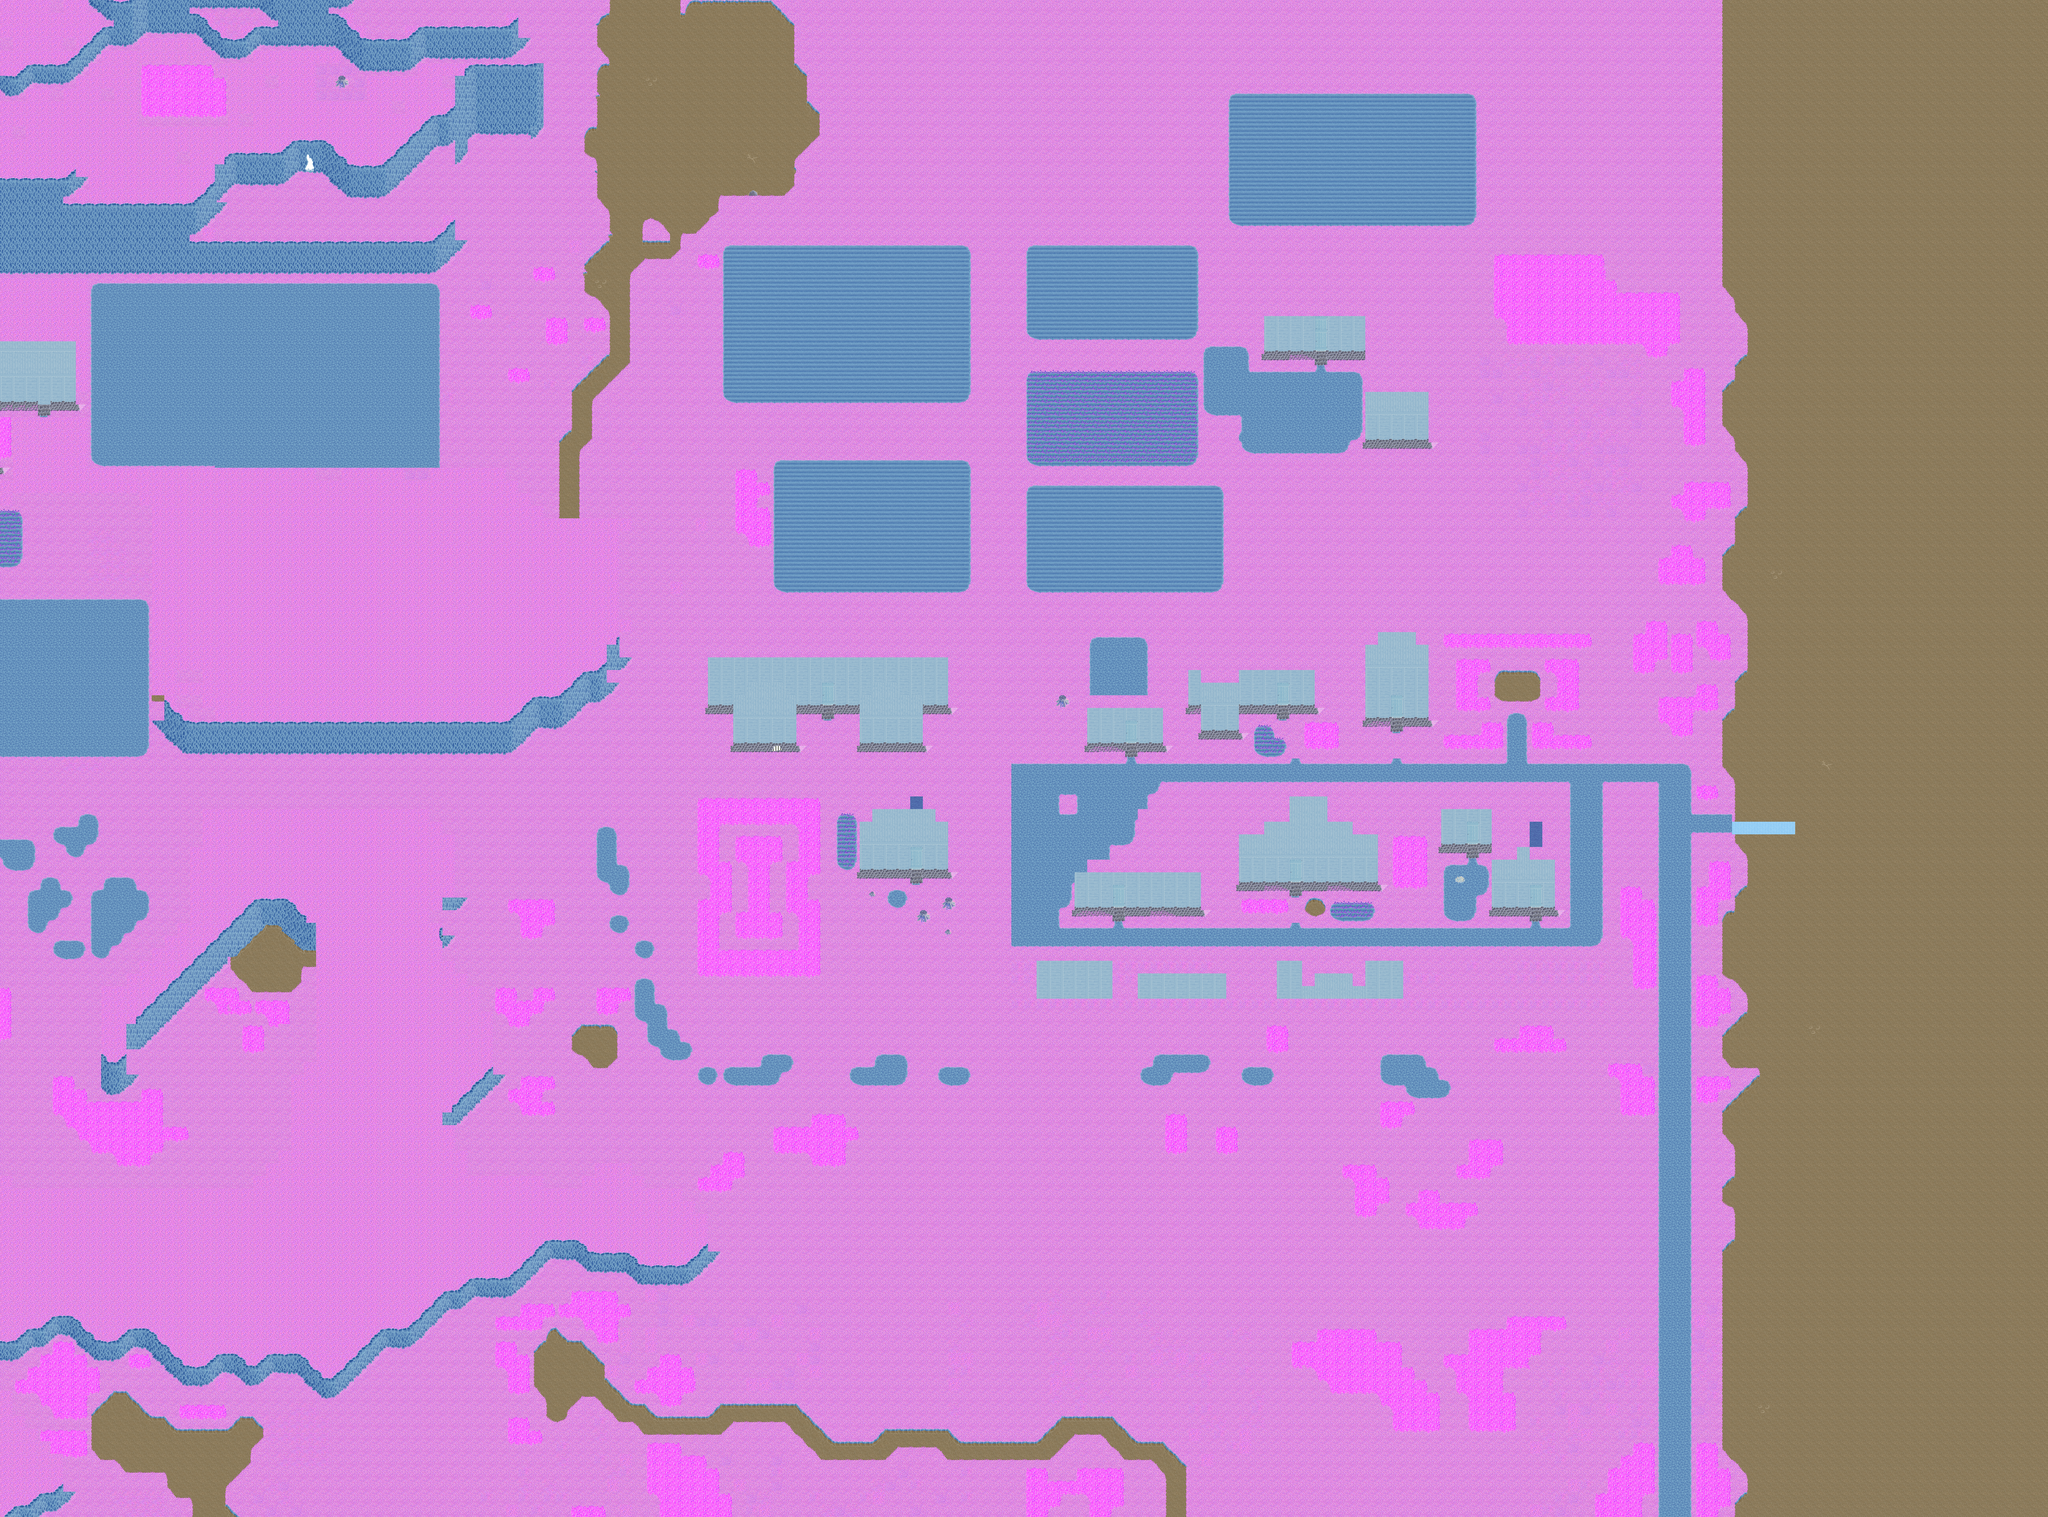

Below is a game level as drawn by its tile map, then a one-line description and the .tmx that defines it (tile-layer data replaced by summaries):
An orthogonal 162x120 tile map with 32x32 px tiles, 1 tile layer (Ground), 3 hidden layers not drawn, 8 tilesets and 15 objects (9x spawn, 6x warp).

<map version="1.0" orientation="orthogonal" width="162" height="120" tilewidth="32" tileheight="32">
 <properties>
  <property name="minimap" value="graphics/minimaps/008-1.png" />
  <property name="music" value="The Mana World - The Forest.ogg" />
  <property name="name" value="Hurnscald Outskirts" />
  <property name="overlay0image" value="graphics/images/ambient/clouds.png" />
  <property name="overlay0parallax" value="1.0" />
  <property name="overlay0scrollX" value="0.2" />
  <property name="overlay0scrollY" value="0.1" />
 </properties>
 <tileset firstgid="1" name="Woodland" tilewidth="32" tileheight="32">
  <image source="../graphics/tiles/Woodland_ground-evil.png" width="512" height="512" />
 </tileset>
 <tileset firstgid="257" name="Woodland x2" tilewidth="32" tileheight="64">
  <image source="../graphics/tiles/Woodland_x2-evil.png" width="512" height="128" />
 </tileset>
 <tileset firstgid="289" name="Woodland x3" tilewidth="32" tileheight="96">
  <image source="../graphics/tiles/Woodland_x3-evil.png" width="512" height="192" />
 </tileset>
 <tileset firstgid="321" name="Woodland Village" tilewidth="32" tileheight="32">
  <image source="../graphics/tiles/Woodland_village-evil.png" width="512" height="512" />
 </tileset>
 <tileset firstgid="577" name="Woodland Village x2" tilewidth="32" tileheight="64">
  <image source="../graphics/tiles/Woodland_village_x2-evil.png" width="512" height="64" />
 </tileset>
 <tileset firstgid="593" name="Woodland Indoor" tilewidth="32" tileheight="32">
  <image source="../graphics/tiles/woodland_indoor-evil.png" width="512" height="512" />
 </tileset>
 <tileset firstgid="849" name="Woodland Indoor x2" tilewidth="32" tileheight="64">
  <image source="../graphics/tiles/woodland_indoor_x2-evil.png" width="512" height="64" />
 </tileset>
 <tileset firstgid="865" name="Collision" tilewidth="32" tileheight="32">
  <image source="../graphics/tiles/collision.png" width="64" height="32" />
 </tileset>
 <layer name="Ground" width="162" height="120">
  <data>[19440 cells, 19440 non-empty, 152 distinct tile ids]</data>
 </layer>
 <layer name="Fringe" width="162" height="120" visible="0">
  <data>[19440 cells, 5919 non-empty, 192 distinct tile ids]</data>
 </layer>
 <layer name="Over" width="162" height="120" visible="0">
  <data>[19440 cells, 989 non-empty, 118 distinct tile ids]</data>
 </layer>
 <layer name="Collision" width="162" height="120" visible="0">
  <data>[19440 cells, 14840 non-empty, 1 distinct tile ids]</data>
 </layer>
 <objectgroup name="Objects" width="0" height="0">
  <object name="Evil Hurnscald West Entrance" type="warp" x="1728" y="1920" width="32" height="96">
   <properties>
    <property name="dest_map" value="009-1-evil" />
    <property name="dest_x" value="800" />
    <property name="dest_y" value="1152" />
   </properties>
  </object>
  <object name="Evil Hurnscald South Entrance" type="warp" x="2464" y="2560" width="128" height="32">
   <properties>
    <property name="dest_map" value="009-1-evil" />
    <property name="dest_x" value="1536" />
    <property name="dest_y" value="1728" />
   </properties>
  </object>
  <object name="Evil Hurnscald East Entrance" type="warp" x="4064" y="1920" width="32" height="64">
   <properties>
    <property name="dest_map" value="009-1-evil" />
    <property name="dest_x" value="3072" />
    <property name="dest_y" value="1152" />
   </properties>
  </object>
  <object name="Evil Hurnscald North Entrance" type="warp" x="2464" y="1568" width="128" height="32">
   <properties>
    <property name="dest_map" value="009-1-evil" />
    <property name="dest_x" value="1536" />
    <property name="dest_y" value="800" />
   </properties>
  </object>
  <object name="To Woodland" type="warp" x="768" y="1920" width="32" height="128">
   <properties>
    <property name="dest_map" value="011-1-evil" />
    <property name="dest_x" value="3936" />
    <property name="dest_y" value="1952" />
   </properties>
  </object>
  <object name="Pink Flower" type="spawn" x="0" y="0">
   <properties>
    <property name="eA_spawn" value="20" />
    <property name="max_beings" value="10" />
    <property name="monster_id" value="12" />
   </properties>
  </object>
  <object name="Pinkie" type="spawn" x="0" y="0">
   <properties>
    <property name="eA_spawn" value="20" />
    <property name="max_beings" value="18" />
    <property name="monster_id" value="16" />
   </properties>
  </object>
  <object name="Spiky Mushroom" type="spawn" x="0" y="0">
   <properties>
    <property name="eA_spawn" value="20" />
    <property name="max_beings" value="18" />
    <property name="monster_id" value="17" />
   </properties>
  </object>
  <object name="Snail" type="spawn" x="0" y="0">
   <properties>
    <property name="eA_spawn" value="30" />
    <property name="max_beings" value="5" />
    <property name="monster_id" value="39" />
   </properties>
  </object>
  <object name="Mauve Herb" type="spawn" x="0" y="0">
   <properties>
    <property name="eA_death" value="180000" />
    <property name="eA_spawn" value="270000" />
    <property name="max_beings" value="2" />
    <property name="monster_id" value="27" />
   </properties>
  </object>
  <object name="Silkworm" type="spawn" x="0" y="0">
   <properties>
    <property name="eA_death" value="30000" />
    <property name="eA_spawn" value="60000" />
    <property name="max_beings" value="2" />
    <property name="monster_id" value="33" />
   </properties>
  </object>
  <object name="Clover Patch" type="spawn" x="0" y="0">
   <properties>
    <property name="eA_death" value="1000" />
    <property name="max_beings" value="2" />
    <property name="monster_id" value="35" />
   </properties>
  </object>
  <object name="Squirrel" type="spawn" x="0" y="0">
   <properties>
    <property name="eA_death" value="20" />
    <property name="eA_spawn" value="30" />
    <property name="max_beings" value="10" />
    <property name="monster_id" value="36" />
   </properties>
  </object>
  <object name="Butterfly" type="spawn" x="0" y="0">
   <properties>
    <property name="eA_death" value="20" />
    <property name="eA_spawn" value="30" />
    <property name="max_beings" value="10" />
    <property name="monster_id" value="53" />
   </properties>
  </object>
  <object name="To Evil Woodland" type="warp" x="768" y="1920" width="32" height="128">
   <properties>
    <property name="dest_map" value="011-1-evil" />
    <property name="dest_x" value="3936" />
    <property name="dest_y" value="1952" />
   </properties>
  </object>
 </objectgroup>
</map>
